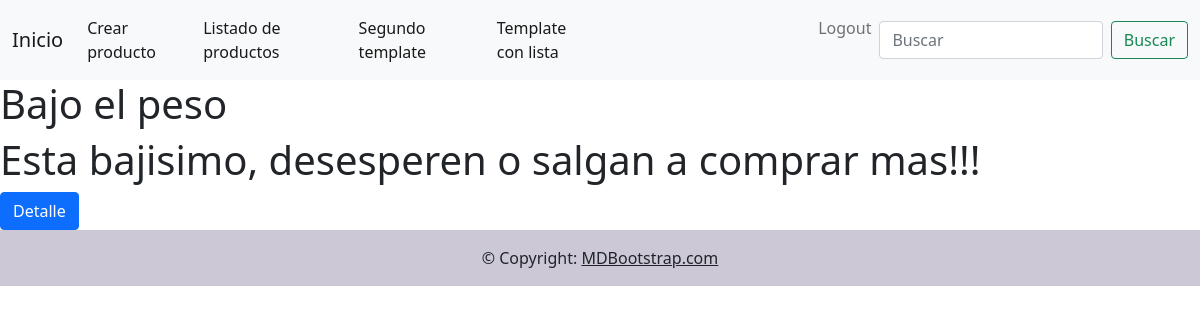
The app's page /articles/list-articles/ (signed in) with its own data.
### blog/models.py (models this page shows, shortened)
class Articles(models.Model):
    title = models.CharField(max_length=40)
    description = models.CharField(max_length=300)
    creation_date = models.DateField(auto_now_add=True)
    author = models.CharField(max_length=30)
    class Meta:
        verbose_name="Article"
        verbose_name_plural="Articles"

### blog/views.py (the view)
# urls.py: path("list-articles/",List_articles.as_view(),name="List_articles"),
class List_articles(LoginRequiredMixin, ListView):
    model = Articles
    template_name = "articles/list_articles.html"

### templates/articles/list_articles.html (shortened to what this page needs)
{% extends "base.html" %}
{% block contenido_que_cambia %}
  {% for article in object_list %}
      <h1>{{article.title}}</h1>
      <h1>{{article.description}}</h1>
      <a href="/articles/detail-article/{{article.id}}/" class="btn btn-primary">Detalle</a>
  {% endfor %}
{% endblock %}

### records on screen
Articles: title "Bajo el peso", description "Esta bajisimo, desesperen o salgan a comprar mas!!!"
